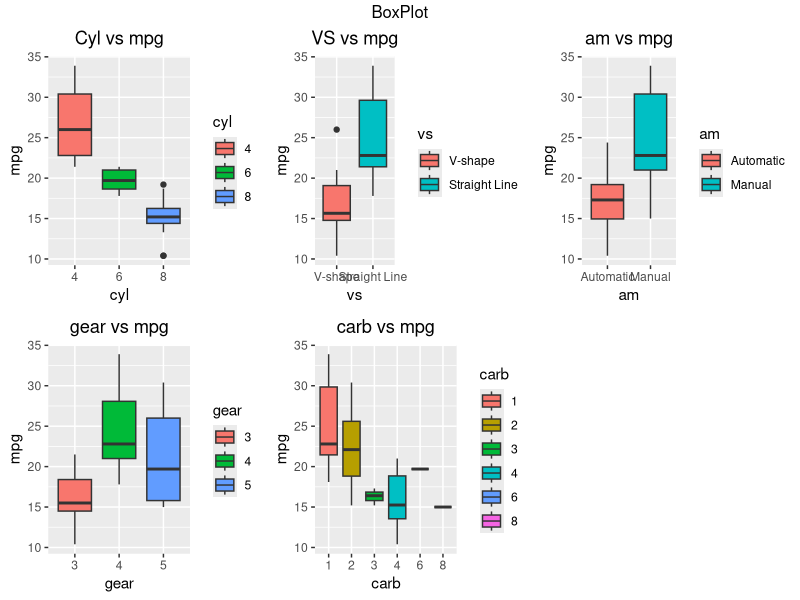
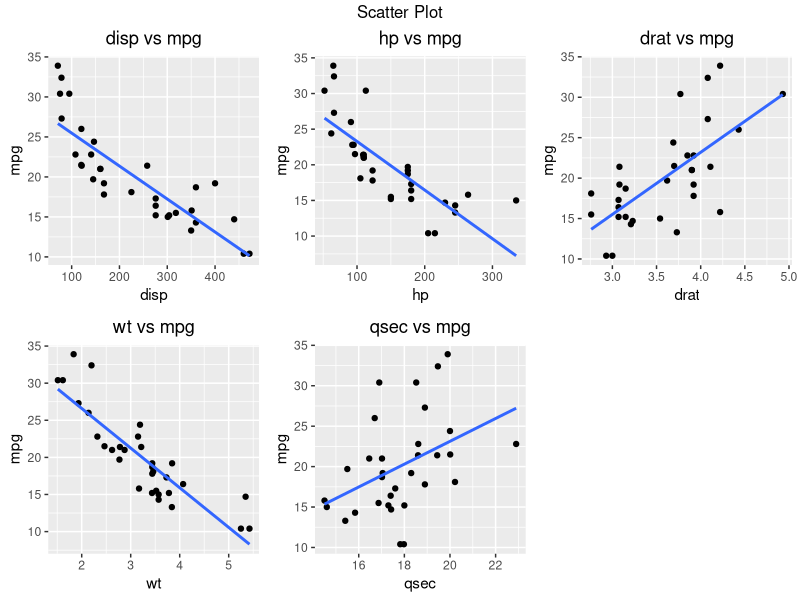
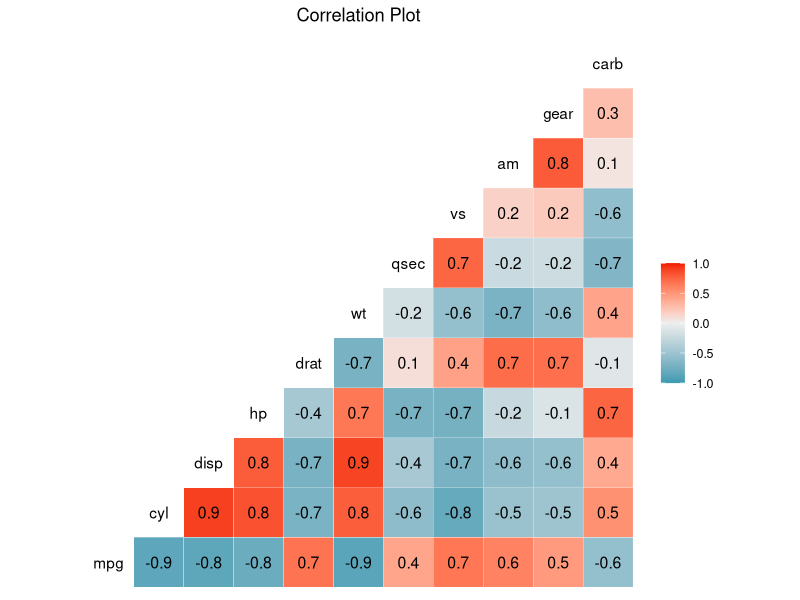
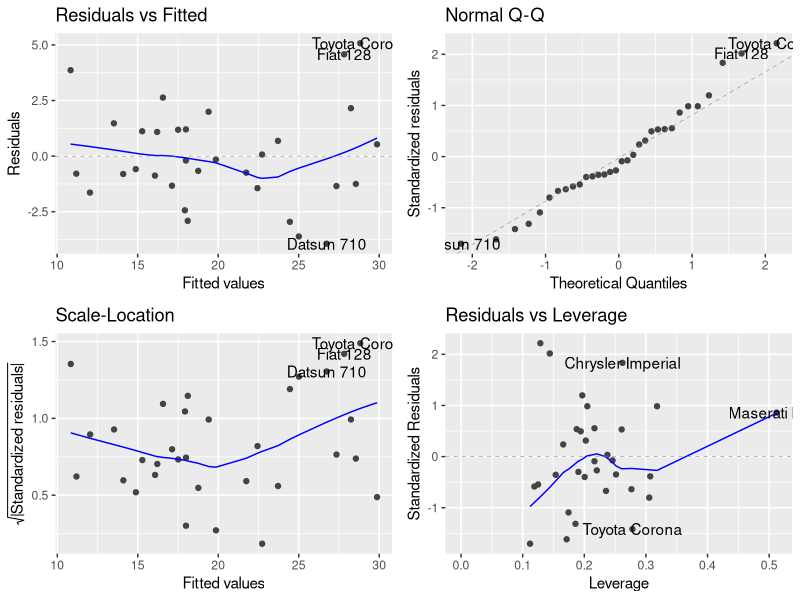

Write the R code that produced these figures, in order.
## ---- chunk 1
library(knitr)
knitr::knit_hooks$set(inline = as.character)
## ---- chunk 2
data("mtcars")
## ---- chunk 3
library(dplyr)

data_mtcars <- mtcars %>% mutate(cyl=factor(cyl), gear=factor(gear),carb=factor(carb),
                                 vs=factor(vs,labels = c("V-shape","Straight Line"),
                                           levels = c(0,1)),
                                 am=factor(am,labels = c("Automatic","Manual"),
                                           levels = c(0,1)))
                  
## ---- chunk 4
library(dplyr)
mData <- data_mtcars %>% select(mpg,am) %>%group_by(am) %>%summarise(mean=mean(mpg))
## ---- chunk 5
fit1 <- lm(mpg~am,data=data_mtcars)
sum_model <-summary(fit1)
## ---- chunk 6

better_fit <- update(fit1,mpg~am+cyl+disp+hp+wt)
comp_models<-anova(fit1,better_fit)
## ---- chunk 7
summary_model <- summary(better_fit)
## ---- chunk 8
library(ggplot2)
library(gridExtra)

g <- ggplot(data = data_mtcars,aes(y=mpg))
g1 <- g + geom_boxplot(aes(x=cyl,fill=cyl)) + labs(title="Cyl vs mpg") +
      theme(plot.title = element_text(hjust = 0.5))
g2 <- g + geom_boxplot(aes(x=vs,fill=vs)) + labs(title="VS vs mpg") +
      theme(plot.title = element_text(hjust = 0.5))
g3 <- g + geom_boxplot(aes(x=am,fill=am)) + labs(title="am vs mpg") +
      theme(plot.title = element_text(hjust = 0.5))
g4 <- g + geom_boxplot(aes(x=gear,fill=gear)) + labs(title="gear vs mpg") +
      theme(plot.title = element_text(hjust = 0.5))
g5 <- g + geom_boxplot(aes(x=carb,fill=carb)) + labs(title="carb vs mpg") +
      theme(plot.title = element_text(hjust = 0.5))
grid.arrange(g1,g2,g3,g4,g5,ncol=3,top="BoxPlot")
## ---- chunk 9
library(ggplot2)
library(gridExtra)

g <- ggplot(data = data_mtcars,aes(y=mpg))
g1 <- g + geom_point(aes(x=disp)) + labs(title="disp vs mpg") +
      theme(plot.title = element_text(hjust = 0.5)) +
      geom_smooth(method = "lm",se=FALSE,aes(x=disp))

g2 <- g + geom_point(aes(x=hp)) + labs(title="hp vs mpg") +
      theme(plot.title = element_text(hjust = 0.5)) +
      geom_smooth(method = "lm",se=FALSE,aes(x=hp))

g3 <- g + geom_point(aes(x=drat)) + labs(title="drat vs mpg") +
      theme(plot.title = element_text(hjust = 0.5)) +
      geom_smooth(method = "lm",se=FALSE,aes(x=drat))

g4 <- g + geom_point(aes(x=wt)) + labs(title="wt vs mpg") +
      theme(plot.title = element_text(hjust = 0.5)) +
      geom_smooth(method = "lm",se=FALSE,aes(x=wt))

g5 <- g + geom_point(aes(x=qsec)) + labs(title="qsec vs mpg") +
      theme(plot.title = element_text(hjust = 0.5)) +
      geom_smooth(method = "lm",se=FALSE,aes(x=qsec))

grid.arrange(g1,g2,g3,g4,g5,ncol=3,top="Scatter Plot")

## ---- chunk 10
library(GGally)
data(mtcars)
ggcorr(mtcars,label = TRUE) + labs(title="Correlation Plot")+
  theme(plot.title = element_text(hjust = 0.5))
## ---- chunk 11
library(ggfortify)
autoplot(better_fit)
